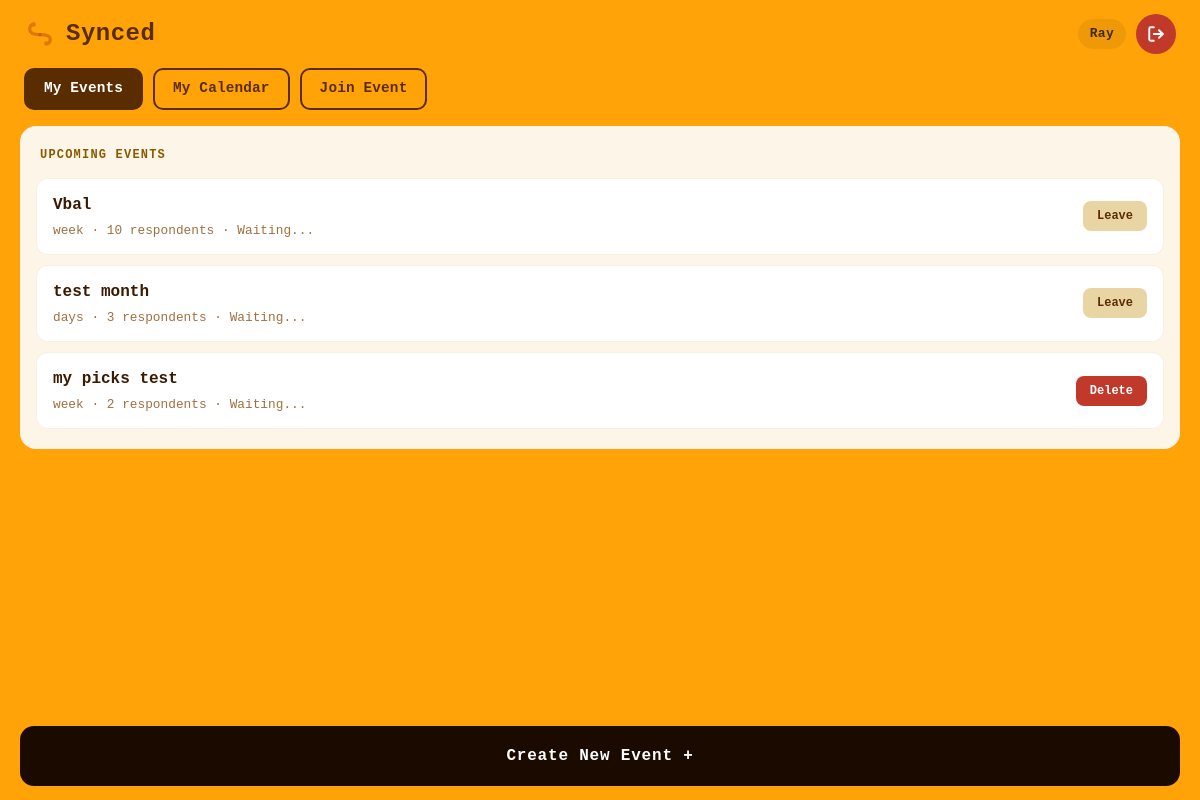
The app's page /home (signed in), older data.
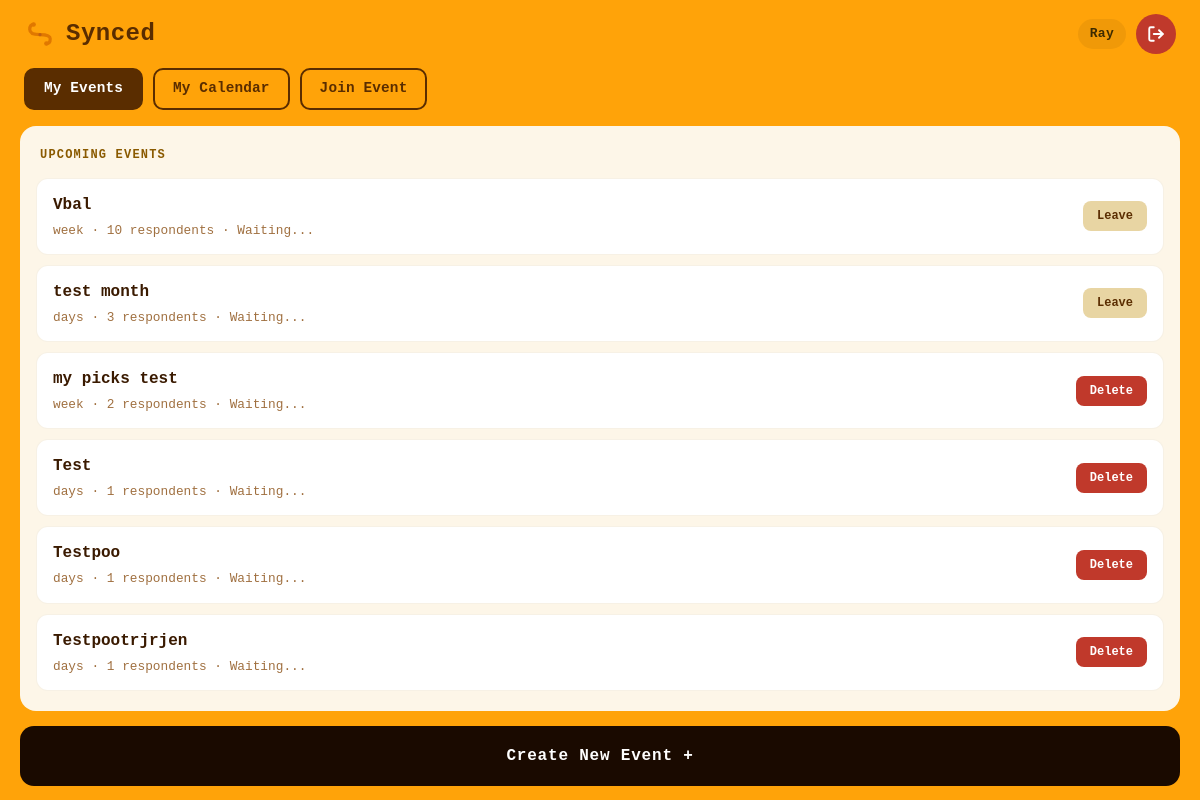
The same page, newer data.
### app/models.py (models this page shows, shortened)
class User(UserMixin, db.Model):
    id            = db.Column(db.Integer, primary_key=True)
    username      = db.Column(db.String(64),  unique=True, nullable=False)
    email         = db.Column(db.String(120), unique=True, nullable=False)
    first_name    = db.Column(db.String(64),  nullable=False)
    last_name     = db.Column(db.String(64),  nullable=False)
    password_hash = db.Column(db.String(256), nullable=False)
    created_at    = db.Column(db.DateTime, default=lambda: datetime.now(timezone.utc))

class Event(db.Model):
    id           = db.Column(db.Integer, primary_key=True)
    organizer_id = db.Column(db.Integer, db.ForeignKey('user.id'), nullable=False)
    code         = db.Column(db.String(6),   unique=True, nullable=False)
    name         = db.Column(db.String(120), nullable=False)
    location     = db.Column(db.String(120), default='')
    details      = db.Column(db.Text,        default='')
    event_type   = db.Column(db.String(10), nullable=False)
    date_from    = db.Column(db.Date, nullable=True)
    date_to      = db.Column(db.Date, nullable=True)
    days_of_week = db.Column(db.String(20), nullable=True)  # stored as "0,2,4" etc.
    time_from    = db.Column(db.Time, nullable=True)
    time_to      = db.Column(db.Time, nullable=True)
    created_at   = db.Column(db.DateTime, default=lambda: datetime.now(timezone.utc))
    organizer      = db.relationship('User', backref='owned_events')
    members        = db.relationship('EventMember',  backref='event', cascade='all, delete-orphan')
    availabilities = db.relationship('Availability', backref='event', cascade='all, delete-orphan')

### app/routes.py (the view)
@flask_app.route("/home")
@login_required
def home_page():
    memberships = EventMember.query.filter_by(user_id=current_user.id).all()
    events = [m.event for m in memberships]
    join_error = request.args.get("join_error")
    return render_template("home.html.jinja", events=events, join_error=join_error)

### app/__init__.py (called while the page is built)
@login_manager.user_loader
def load_user(user_id):
    return models.User.query.get(int(user_id))

### app/templates/home.html.jinja (shortened to what this page needs)
{% extends "base.html.jinja" %}
{% block body_class %}home-page{% endblock %}
{% block body %}
<div class="home-page-wrap">
    {% include "snippets/header.html.jinja" %}
        <div class="home-nav-tabs">
            <button class="nav-tab active" onclick="switchTab(this, 'tab-events')">My Events</button>
            <button class="nav-tab" onclick="switchTab(this, 'tab-calendar')">My Calendar</button>
            <button class="nav-tab" onclick="switchTab(this, 'tab-join')">Join Event</button>
        </div>
        <div class="home-content">
            <div id="tab-events" class="tab-content active">
                <div class="events-panel">
                    <div class="panel-title">Upcoming Events</div>
                    {% if events %}
                        {% for event in events %}
                        <div class="event-card">
                            <a href="/event/{{ event.id }}/heatmap" class="event-card-link">
                                <div class="event-card-name">{{ event.name }}</div>
                                <div class="event-card-sub">
                                    {{ event.event_type }} · {{ event.members|length }} respondents · Waiting...
                                </div>
                            </a>
                            {% if event.organizer_id == current_user.id %}
                                <form method="POST" action="/event/{{ event.id }}/delete"
                                      onsubmit="return confirm('Delete {{ event.name }}? This removes it for everyone.')">
                                    <button type="submit" class="event-action-btn delete">Delete</button>
                                </form>
                            {% else %}
                                <form method="POST" action="/event/{{ event.id }}/leave"
                                      onsubmit="return confirm('Leave {{ event.name }}?')">
                                    <button type="submit" class="event-action-btn leave">Leave</button>
                                </form>
                            {% endif %}
                        </div>
                        {% endfor %}
                    {% else %}
                        <p class="no-events">You have no upcoming events. Create one below!</p>
                    {% endif %}
                </div>
            </div>
        </div>
        {% set create_event_url = url_for('create_event') %}
        <div class="bottom-actions">
            <button class="btn-primary" onclick="window.location.href='{{ create_event_url }}'">Create New Event +</button>
        </div>
</div>
{% endblock %}

### app/templates/base.html.jinja (shortened to what this page needs)
<!DOCTYPE html>
<html lang="en">
    <head>
        <link href="https://cdn.jsdelivr.net/npm/bootstrap@5.3.3/dist/css/bootstrap.min.css" rel="stylesheet">
        <link rel="stylesheet" href="{{ url_for('static', filename='css/style.css') }}">
    </head>
    <body class="{% block body_class %}{% endblock %}">
        {% block body %}{% endblock %}
    </body>
</html>

### app/templates/snippets/header.html.jinja
<div class="home-topbar">
    <div class="home-logo-row">
        <svg width="32" height="32" class="logo-svg" viewBox="0 0 100 100"><use href="#synced-logo"/></svg>
        <span class="home-wordmark">Synced</span>
    </div>
    <div class="topbar-user">
        <span class="topbar-username">{{ current_user.first_name }}</span>
        <a href="/logout" class="logout-btn" title="Logout">
            <svg width="18" height="18" viewBox="0 0 24 24" fill="none" stroke="currentColor" stroke-width="2.5" stroke-linecap="round" stroke-linejoin="round">
                <path d="M9 21H5a2 2 0 0 1-2-2V5a2 2 0 0 1 2-2h4"/>
                <polyline points="16 17 21 12 16 7"/>
                <line x1="21" y1="12" x2="9" y2="12"/>
            </svg>
        </a>
    </div>
</div>

### app/static/css/style.css (style rules this page uses)
:root { --bg-orange: #ffa309; --bg-white: #fffef5; --calender-dark-orange: #d8540e; --calender-orange: #f68b26; --calender-light-orange: #ffbe4a; --calender-yellow: #fddc8a; --calender-white: #fef2db; --bg: #f0a500; --brown-dark: #3d2b00; --brown-mid: #7a5c00; --card: #faf0dc; --card-dark: #e8d5a3; --white-soft: #fffdf5; --font: "Courier Prime", "Courier New", Courier, monospace; --radius: 12px; --radius-sm: 8px; }
* { margin: 0; padding: 0; box-sizing: border-box; }
body { min-height: 100vh; height: 100vh; background: linear-gradient( to top, var(--bg-orange) 0%, var(--calender-light-orange) 100% ); font-family: "Courier New", Courier, monospace; }
body.home-page { align-items: stretch; justify-content: stretch; background: var(--bg-orange); padding: 0; display: flex; }
.home-page-wrap { display: flex; flex-direction: column; width: 100%; height: 100vh; }
.home-topbar { display: flex; align-items: center; justify-content: space-between; padding: 14px 24px; }
.home-logo-row { display: flex; align-items: center; gap: 10px; }
.logo-svg { display: block; }
.home-wordmark { font-size: 1.5rem; font-weight: 700; color: #5a2d00; letter-spacing: 0.02em; }
.topbar-user { display: flex; align-items: center; gap: 10px; }
.topbar-username { font-size: 13px; font-weight: 700; color: var(--brown-dark, #3D2B00); background: rgba(61, 43, 0, 0.08); padding: 5px 12px; border-radius: 20px; letter-spacing: 0.02em; }
.logout-btn { background: #c0392b; border: none; border-radius: 50%; width: 40px; height: 40px; display: flex; align-items: center; justify-content: center; color: #fff; cursor: pointer; text-decoration: none; transition: background 0.15s; }
.home-nav-tabs { display: flex; gap: 10px; padding: 0 24px 16px 24px; }
.nav-tab { font-family: "Courier New", Courier, monospace; font-size: 0.9rem; font-weight: 700; color: #5a2d00; background: transparent; border: 2px solid #5a2d00; border-radius: 10px; padding: 8px 18px; cursor: pointer; letter-spacing: 0.01em; }
.nav-tab.active { background: #5a2d00; color: #fff; }
.home-content { flex: 1; padding: 0 20px; overflow-y: auto; display: flex; flex-direction: column; }
.tab-content { display: none; }
.tab-content.active { display: block; }
.events-panel { background: #fdf6e8; border-radius: 16px; padding: 20px 16px; }
.panel-title { font-size: 0.75rem; font-weight: 700; color: #8a5a00; letter-spacing: 0.1em; text-transform: uppercase; margin-bottom: 14px; padding: 0 4px; }
.event-card { background: #ffffff; border-radius: 12px; padding: 14px 16px; margin-bottom: 10px; display: flex; align-items: center; justify-content: space-between; cursor: pointer; border: 1px solid rgba(200, 160, 80, 0.15); }
.event-card-link { text-decoration: none; flex: 1; min-width: 0; }
.event-action-btn { border: none; border-radius: 8px; padding: 6px 14px; font-family: "Courier New", Courier, monospace; font-size: 0.75rem; font-weight: 700; cursor: pointer; white-space: nowrap; flex-shrink: 0; }
.event-action-btn.delete { background: #c0392b; color: #fff; }
.event-action-btn.leave { background: #e8d5a3; color: #5a2d00; }
.event-card:last-child { margin-bottom: 0; }
.event-card-name { font-size: 1rem; font-weight: 700; color: #3a1a00; margin-bottom: 4px; }
.event-card-sub { font-size: 0.8rem; color: #a07040; }
.bottom-actions { padding: 14px 20px; }
.btn-primary { width: 100%; padding: 18px; font-family: "Courier New", Courier, monospace; font-size: 1rem; font-weight: 700; letter-spacing: 0.05em; color: #fff; background: #1a0a00; border: none; border-radius: 14px; cursor: pointer; }

Row changes from the older to the newer data that the page shows:
added Event: name "Test", event_type "days", members|length "1"
added Event: name "Testpoo", event_type "days", members|length "1"
added Event: name "Testpootrjrjen", event_type "days", members|length "1"
